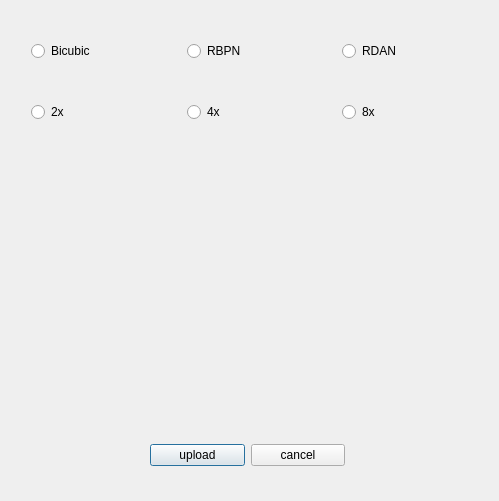
<?xml version="1.0" encoding="UTF-8"?>
<ui version="4.0">
 <class>Dialog</class>
 <widget class="QDialog" name="Dialog">
  <property name="geometry">
   <rect>
    <x>0</x>
    <y>0</y>
    <width>499</width>
    <height>501</height>
   </rect>
  </property>
  <property name="windowTitle">
   <string>Super Resolution</string>
  </property>
  <widget class="QWidget" name="layoutWidget">
   <property name="geometry">
    <rect>
     <x>31</x>
     <y>102</y>
     <width>427</width>
     <height>21</height>
    </rect>
   </property>
   <layout class="QHBoxLayout" name="horizontalLayout_2">
    <property name="spacing">
     <number>40</number>
    </property>
    <item>
     <widget class="QRadioButton" name="scale_2">
      <property name="text">
       <string>2x</string>
      </property>
     </widget>
    </item>
    <item>
     <widget class="QRadioButton" name="scale_4">
      <property name="text">
       <string>4x</string>
      </property>
     </widget>
    </item>
    <item>
     <widget class="QRadioButton" name="scale_8">
      <property name="text">
       <string>8x</string>
      </property>
     </widget>
    </item>
   </layout>
  </widget>
  <widget class="QWidget" name="layoutWidget">
   <property name="geometry">
    <rect>
     <x>31</x>
     <y>41</y>
     <width>427</width>
     <height>21</height>
    </rect>
   </property>
   <layout class="QHBoxLayout" name="horizontalLayout">
    <property name="spacing">
     <number>40</number>
    </property>
    <item>
     <widget class="QRadioButton" name="bicubic">
      <property name="text">
       <string>Bicubic</string>
      </property>
     </widget>
    </item>
    <item>
     <widget class="QRadioButton" name="rbpn">
      <property name="text">
       <string>RBPN</string>
      </property>
     </widget>
    </item>
    <item>
     <widget class="QRadioButton" name="rdan">
      <property name="text">
       <string>RDAN</string>
      </property>
     </widget>
    </item>
   </layout>
  </widget>
  <widget class="QWidget" name="layoutWidget">
   <property name="geometry">
    <rect>
     <x>150</x>
     <y>440</y>
     <width>195</width>
     <height>30</height>
    </rect>
   </property>
   <layout class="QHBoxLayout" name="horizontalLayout_3">
    <item>
     <widget class="QPushButton" name="upload_btn">
      <property name="text">
       <string>upload</string>
      </property>
     </widget>
    </item>
    <item>
     <widget class="QPushButton" name="cancel_btn">
      <property name="text">
       <string>cancel</string>
      </property>
     </widget>
    </item>
   </layout>
  </widget>
 </widget>
 <resources/>
 <connections/>
</ui>
